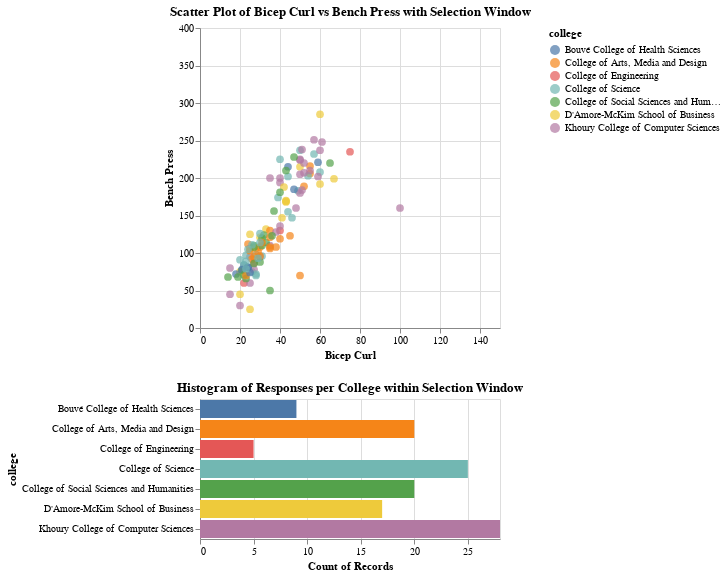

The cell this chart's notebook holds for it:
### Code cell
brush = alt.selection_interval()

scatter_plot = alt.Chart(df).mark_circle(size=60).encode(
    x=alt.X('bicep_curl:Q', title='Bicep Curl',scale=alt.Scale(domain=[0, 150])),
    y=alt.Y('bench_press:Q', title='Bench Press',scale=alt.Scale(domain=[0, 400])),
    color='college:N',
    tooltip=['age', 'major', 'college', 'gender', 'height', 'weight',
       'time_working_out', 'bicep_curl', 'bench_press']
).add_params(
    brush
).properties(
    title='Scatter Plot of Bicep Curl vs Bench Press with Selection Window'
)

# Filter data using the selection window
filtered_data = alt.Chart(df).mark_bar().encode(
    y='college:N',
    x='count():Q',
    color='college:N'
).transform_filter(
    brush
).properties(
    title='Histogram of Responses per College within Selection Window'
)



vis1_int = scatter_plot & filtered_data
vis1_int

### Figure 1 — Vega-Lite specification as saved in the notebook (floating-point values rounded to 4 significant figures)
{"config": {"view": {"continuousWidth": 300, "continuousHeight": 300}}, "vconcat": [{"mark": {"type": "circle", "size": 60}, "encoding": {"color": {"field": "college", "type": "nominal"}, "tooltip": [{"field": "age", "type": "quantitative"}, {"field": "major", "type": "nominal"}, {"field": "college", "type": "nominal"}, {"field": "gender", "type": "nominal"}, {"field": "height", "type": "quantitative"}, {"field": "weight", "type": "quantitative"}, {"field": "time_working_out", "type": "quantitative"}, {"field": "bicep_curl", "type": "quantitative"}, {"field": "bench_press", "type": "quantitative"}], "x": {"field": "bicep_curl", "scale": {"domain": [0, 150]}, "title": "Bicep Curl", "type": "quantitative"}, "y": {"field": "bench_press", "scale": {"domain": [0, 400]}, "title": "Bench Press", "type": "quantitative"}}, "name": "view_9", "title": "Scatter Plot of Bicep Curl vs Bench Press with Selection Window"}, {"mark": {"type": "bar"}, "encoding": {"color": {"field": "college", "type": "nominal"}, "x": {"aggregate": "count", "type": "quantitative"}, "y": {"field": "college", "type": "nominal"}}, "title": "Histogram of Responses per College within Selection Window", "transform": [{"filter": {"param": "param_7"}}]}], "data": {"name": "data-5503495432072005aeacbbcd8d4d1574"}, "params": [{"name": "param_7", "select": {"type": "interval"}, "views": ["view_9"]}], "$schema": "https://vega.github.io/schema/vega-lite/v5.16.3.json", "datasets": {"data-5503495432072005aeacbbcd8d4d1574": [{"age": 24, "major": "Software Engineering Systems", "college": "Khoury College of Computer Sciences", "gender": "Male", "height": 5.58, "weight": 156, "time_working_out": 24, "bicep_curl": 30, "bench_press": 95}, {"age": 19, "major": "Computer Science and Game Development", "college": "Khoury College of Computer Sciences", "gender": "Male ", "height": 5.58, "weight": 165, "time_working_out": 18, "bicep_curl": 100, "bench_press": 160}, {"age": 20, "major": "Data Science and Math ", "college": "Khoury College of Computer Sciences", "gender": "Male ", "height": 5.08, "weight": 160, "time_working_out": 24, "bicep_curl": 40, "bench_press": 200}, {"age": 21, "major": "Data Science and Math ", "college": "Khoury College of Computer Sciences", "gender": "Male", "height": 6.17, "weight": 200, "time_working_out": 30, "bicep_curl": 35, "bench_press": 200}, {"age": 21, "major": "Marketing and Communications", "college": "D'Amore-McKim School of Business", "gender": "Male", "height": 5.75, "weight": 160, "time_working_out": 24, "bicep_curl": 50, "bench_press": 215}, {"age": 19, "major": "Computer Science and Business", "college": "D'Amore-McKim School of Business", "gender": "Male", "height": 5.08, "weight": 180, "time_working_out": 30, "bicep_curl": 60, "bench_press": 285}, {"age": 21, "major": "Mechanical Engineering", "college": "College of Engineering", "gender": "Male ", "height": 5.08, "weight": 175, "time_working_out": 27, "bicep_curl": 75, "bench_press": 235}, {"age": 23, "major": "Software Engineering ", "college": "Khoury College of Computer Sciences", "gender": "Male", "height": 6.08, "weight": 176, "time_working_out": 1, "bicep_curl": 20, "bench_press": 30}, {"age": 25, "major": "Chemical Engineering ", "college": "College of Engineering", "gender": "Male", "height": 6.33, "weight": 200, "time_working_out": 2, "bicep_curl": 40, "bench_press": 130}, {"age": 20, "major": "Political Science", "college": "College of Social Sciences and Humanities", "gender": "Male", "height": 6.17, "weight": 145, "time_working_out": 0, "bicep_curl": 35, "bench_press": 50}, {"age": 18, "major": "Business Administration", "college": "D'Amore-McKim School of Business", "gender": "Female", "height": 5.17, "weight": 170, "time_working_out": 3, "bicep_curl": 25, "bench_press": 25}, {"age": 27, "major": "Architecture", "college": "College of Arts, Media and Design", "gender": "Male", "height": 5.08, "weight": 165, "time_working_out": 6, "bicep_curl": 50, "bench_press": 70}, {"age": 22, "major": "Mechanical Engineering and Design", "college": "College of Engineering", "gender": "Female", "height": 5.42, "weight": 133, "time_working_out": 48, "bicep_curl": 22, "bench_press": 60}, {"age": 21, "major": "Biochemistry and Data Science ", "college": "College of Science", "gender": "Male", "height": 5.75, "weight": 185, "time_working_out": 48, "bicep_curl": 40, "bench_press": 225}, {"age": 19, "major": "Computer Science ", "college": "Khoury College of Computer Sciences", "gender": "Male", "height": 6.17, "weight": 182, "time_working_out": 9, "bicep_curl": 25, "bench_press": 60}, {"age": 19, "major": "Computer Science ", "college": "Khoury College of Computer Sciences", "gender": "Male", "height": 5.08, "weight": 135, "time_working_out": 1, "bicep_curl": 25, "bench_press": 95}, {"age": 19, "major": "Computer Science and Economics", "college": "Khoury College of Computer Sciences", "gender": "Male", "height": 5.75, "weight": 160, "time_working_out": 24, "bicep_curl": 50, "bench_press": 205}, {"age": 18, "major": "Computer Science", "college": "Khoury College of Computer Sciences", "gender": "Male", "height": 5.67, "weight": 152, "time_working_out": 12, "bicep_curl": 50, "bench_press": 225}, {"age": 18, "major": "Business Administration", "college": "D'Amore-McKim School of Business", "gender": "Male", "height": 5.5, "weight": 123, "time_working_out": 4, "bicep_curl": 25, "bench_press": 125}, {"age": 21, "major": "Finance & Data Science ", "college": "D'Amore-McKim School of Business", "gender": "Female ", "height": 5.58, "weight": 112, "time_working_out": 48, "bicep_curl": 20, "bench_press": 75}, {"age": 21, "major": "Computer Science and Biology", "college": "Khoury College of Computer Sciences", "gender": "Female", "height": 5.25, "weight": 100, "time_working_out": 4, "bicep_curl": 15, "bench_press": 45}, {"age": 21, "major": "Business Administration", "college": "D'Amore-McKim School of Business", "gender": "Female", "height": 5.5, "weight": 103, "time_working_out": 4, "bicep_curl": 20, "bench_press": 45}, {"age": 20, "major": "Computer Science", "college": "Khoury College of Computer Sciences", "gender": "Female", "height": 5.0, "weight": 105, "time_working_out": 3, "bicep_curl": 15, "bench_press": 80}, {"age": 19, "major": "Computer Science and Math", "college": "Khoury College of Computer Sciences", "gender": "Male", "height": 5.33, "weight": 125, "time_working_out": 4, "bicep_curl": 35, "bench_press": 110}, {"age": 21, "major": "Business Administration", "college": "D'Amore-McKim School of Business", "gender": "Female", "height": 5.3, "weight": 155, "time_working_out": 6, "bicep_curl": 30, "bench_press": 121}, {"age": 18, "major": "Business Administration", "college": "D'Amore-McKim School of Business", "gender": "Female", "height": 5.6, "weight": 168, "time_working_out": 2, "bicep_curl": 33, "bench_press": 132}, {"age": 17, "major": "Biology", "college": "College of Science", "gender": "Female", "height": 5.2, "weight": 124, "time_working_out": 3, "bicep_curl": 23, "bench_press": 97}, {"age": 24, "major": "Journalism", "college": "College of Arts, Media and Design", "gender": "Female", "height": 5.4, "weight": 145, "time_working_out": 1, "bicep_curl": 24, "bench_press": 112}, {"age": 21, "major": "Nursing", "college": "Bouvé College of Health Sciences", "gender": "Female", "height": 5.2, "weight": 101, "time_working_out": 6, "bicep_curl": 22, "bench_press": 84}, {"age": 19, "major": "Pharmaceutical Studies", "college": "Bouvé College of Health Sciences", "gender": "Female", "height": 5.1, "weight": 87, "time_working_out": 6, "bicep_curl": 18, "bench_press": 72}, {"age": 18, "major": "Physics", "college": "College of Science", "gender": "Female", "height": 5.3, "weight": 97, "time_working_out": 3, "bicep_curl": 26, "bench_press": 75}, {"age": 20, "major": "Civil Engineering", "college": "College of Engineering", "gender": "Female", "height": 5.5, "weight": 132, "time_working_out": 12, "bicep_curl": 25, "bench_press": 106}, {"age": 21, "major": "Computer Engineering", "college": "College of Engineering", "gender": "Female", "height": 5.2, "weight": 116, "time_working_out": 15, "bicep_curl": 27, "bench_press": 87}, {"age": 21, "major": "Cybersecurity", "college": "Khoury College of Computer Sciences", "gender": "Female", "height": 5.3, "weight": 94, "time_working_out": 3, "bicep_curl": 27, "bench_press": 78}, {"age": 25, "major": "English", "college": "College of Social Sciences and Humanities", "gender": "Female", "height": 5.1, "weight": 99, "time_working_out": 18, "bicep_curl": 21, "bench_press": 77}, {"age": 21, "major": "Human Services", "college": "College of Social Sciences and Humanities", "gender": "Female", "height": 5.8, "weight": 152, "time_working_out": 18, "bicep_curl": 33, "bench_press": 114}, {"age": 20, "major": "Philosophy", "college": "College of Social Sciences and Humanities", "gender": "Female", "height": 5.4, "weight": 138, "time_working_out": 12, "bicep_curl": 27, "bench_press": 110}, {"age": 21, "major": "Game Design", "college": "College of Arts, Media and Design", "gender": "Female", "height": 5.4, "weight": 177, "time_working_out": 6, "bicep_curl": 45, "bench_press": 123}, {"age": 23, "major": "Business Administration", "college": "D'Amore-McKim School of Business", "gender": "Female", "height": 5.6, "weight": 136, "time_working_out": 12, "bicep_curl": 25, "bench_press": 105}, {"age": 21, "major": "Business Administration", "college": "D'Amore-McKim School of Business", "gender": "Female", "height": 5.2, "weight": 133, "time_working_out": 3, "bicep_curl": 28, "bench_press": 107}, {"age": 20, "major": "Cell and Molecular Biology", "college": "College of Science", "gender": "Female", "height": 5.4, "weight": 104, "time_working_out": 10, "bicep_curl": 22, "bench_press": 84}, {"age": 21, "major": "Biochemistry", "college": "College of Science", "gender": "Female", "height": 5.9, "weight": 84, "time_working_out": 12, "bicep_curl": 28, "bench_press": 70}, {"age": 19, "major": "Biochemistry", "college": "College of Science", "gender": "Female", "height": 5.3, "weight": 89, "time_working_out": 8, "bicep_curl": 28, "bench_press": 72}, {"age": 20, "major": "Biochemistry", "college": "College of Science", "gender": "Female", "height": 5.3, "weight": 116, "time_working_out": 6, "bicep_curl": 28, "bench_press": 98}, {"age": 20, "major": "Biochemistry", "college": "College of Science", "gender": "Female", "height": 5.0, "weight": 115, "time_working_out": 12, "bicep_curl": 31, "bench_press": 96}, {"age": 22, "major": "Theatre", "college": "College of Arts, Media and Design", "gender": "Female", "height": 5.7, "weight": 130, "time_working_out": 6, "bicep_curl": 29, "bench_press": 102}, {"age": 22, "major": "Theatre", "college": "College of Arts, Media and Design", "gender": "Female", "height": 5.0, "weight": 135, "time_working_out": 12, "bicep_curl": 30, "bench_press": 108}, {"age": 17, "major": "Theatre", "college": "College of Arts, Media and Design", "gender": "Female", "height": 5.6, "weight": 115, "time_working_out": 8, "bicep_curl": 26, "bench_press": 92}, {"age": 20, "major": "Theatre", "college": "College of Arts, Media and Design", "gender": "Female", "height": 5.4, "weight": 122, "time_working_out": 3, "bicep_curl": 27, "bench_press": 95}, {"age": 21, "major": "Theatre", "college": "College of Arts, Media and Design", "gender": "Female", "height": 5.5, "weight": 131, "time_working_out": 12, "bicep_curl": 25, "bench_press": 103}, {"age": 22, "major": "Theatre", "college": "College of Arts, Media and Design", "gender": "Female", "height": 5.4, "weight": 149, "time_working_out": 24, "bicep_curl": 35, "bench_press": 108}, {"age": 23, "major": "Theatre", "college": "College of Arts, Media and Design", "gender": "Female", "height": 5.3, "weight": 162, "time_working_out": 12, "bicep_curl": 40, "bench_press": 119}, {"age": 26, "major": "Public Health", "college": "Bouvé College of Health Sciences", "gender": "Female", "height": 5.3, "weight": 104, "time_working_out": 6, "bicep_curl": 24, "bench_press": 81}, {"age": 21, "major": "Public Health", "college": "Bouvé College of Health Sciences", "gender": "Female", "height": 5.3, "weight": 101, "time_working_out": 6, "bicep_curl": 24, "bench_press": 81}, {"age": 21, "major": "Public Health", "college": "Bouvé College of Health Sciences", "gender": "Female", "height": 5.3, "weight": 97, "time_working_out": 6, "bicep_curl": 21, "bench_press": 78}, {"age": 18, "major": "Political Science", "college": "College of Social Sciences and Humanities", "gender": "Female", "height": 5.3, "weight": 80, "time_working_out": 3, "bicep_curl": 14, "bench_press": 68}, {"age": 19, "major": "Political Science", "college": "College of Social Sciences and Humanities", "gender": "Female", "height": 5.3, "weight": 88, "time_working_out": 1, "bicep_curl": 23, "bench_press": 66}, {"age": 21, "major": "Political Science", "college": "College of Social Sciences and Humanities", "gender": "Female", "height": 5.6, "weight": 136, "time_working_out": 1, "bicep_curl": 27, "bench_press": 108}, {"age": 20, "major": "Political Science", "college": "College of Social Sciences and Humanities", "gender": "Female", "height": 5.6, "weight": 154, "time_working_out": 24, "bicep_curl": 31, "bench_press": 120}, {"age": 19, "major": "Political Science", "college": "College of Social Sciences and Humanities", "gender": "Female", "height": 5.3, "weight": 123, "time_working_out": 12, "bicep_curl": 30, "bench_press": 88}, {"age": 19, "major": "Political Science", "college": "College of Social Sciences and Humanities", "gender": "Female", "height": 5.3, "weight": 109, "time_working_out": 18, "bicep_curl": 27, "bench_press": 86}, {"age": 20, "major": "Political Science", "college": "College of Social Sciences and Humanities", "gender": "Female", "height": 5.1, "weight": 87, "time_working_out": 24, "bicep_curl": 22, "bench_press": 71}, {"age": 21, "major": "French", "college": "College of Social Sciences and Humanities", "gender": "Female", "height": 5.3, "weight": 156, "time_working_out": 12, "bicep_curl": 32, "bench_press": 124}, {"age": 18, "major": "Spanish", "college": "College of Social Sciences and Humanities", "gender": "Female", "height": 5.2, "weight": 88, "time_working_out": 6, "bicep_curl": 19, "bench_press": 68}, {"age": 23, "major": "Spanish", "college": "College of Social Sciences and Humanities", "gender": "Female", "height": 5.6, "weight": 139, "time_working_out": 18, "bicep_curl": 31, "bench_press": 110}, {"age": 20, "major": "Music", "college": "College of Arts, Media and Design", "gender": "Female", "height": 5.1, "weight": 130, "time_working_out": 3, "bicep_curl": 35, "bench_press": 106}, {"age": 19, "major": "Music Technology", "college": "College of Arts, Media and Design", "gender": "Female", "height": 5.1, "weight": 124, "time_working_out": 12, "bicep_curl": 30, "bench_press": 96}, {"age": 21, "major": "Music Technology", "college": "College of Arts, Media and Design", "gender": "Female", "height": 5.1, "weight": 88, "time_working_out": 6, "bicep_curl": 23, "bench_press": 70}, {"age": 22, "major": "Music Technology", "college": "College of Arts, Media and Design", "gender": "Female", "height": 5.5, "weight": 151, "time_working_out": 12, "bicep_curl": 38, "bench_press": 108}, {"age": 21, "major": "Music Technology", "college": "College of Arts, Media and Design", "gender": "Female", "height": 5.5, "weight": 142, "time_working_out": 18, "bicep_curl": 31, "bench_press": 114}, {"age": 20, "major": "Pharmaceutical Sciences", "college": "Bouvé College of Health Sciences", "gender": "Female", "height": 5.1, "weight": 99, "time_working_out": 18, "bicep_curl": 25, "bench_press": 74}, {"age": 23, "major": "Applied Physics", "college": "College of Science", "gender": "Female", "height": 5.7, "weight": 138, "time_working_out": 3, "bicep_curl": 30, "bench_press": 114}, {"age": 21, "major": "Applied Physics", "college": "College of Science", "gender": "Female", "height": 5.5, "weight": 131, "time_working_out": 3, "bicep_curl": 26, "bench_press": 111}, {"age": 22, "major": "Applied Physics", "college": "College of Science", "gender": "Female", "height": 5.5, "weight": 118, "time_working_out": 6, "bicep_curl": 29, "bench_press": 93}, {"age": 23, "major": "Behavioral Neuroscience", "college": "College of Science", "gender": "Female", "height": 5.2, "weight": 135, "time_working_out": 12, "bicep_curl": 24, "bench_press": 105}, {"age": 18, "major": "Behavioral Neuroscience", "college": "College of Science", "gender": "Female", "height": 5.2, "weight": 113, "time_working_out": 12, "bicep_curl": 23, "bench_press": 89}, {"age": 20, "major": "Behavioral Neuroscience", "college": "College of Science", "gender": "Female", "height": 5.2, "weight": 103, "time_working_out": 12, "bicep_curl": 23, "bench_press": 79}, {"age": 21, "major": "Behavioral Neuroscience", "college": "College of Science", "gender": "Female", "height": 5.7, "weight": 175, "time_working_out": 12, "bicep_curl": 30, "bench_press": 126}, {"age": 23, "major": "Behavioral Neuroscience", "college": "College of Science", "gender": "Female", "height": 5.6, "weight": 118, "time_working_out": 12, "bicep_curl": 20, "bench_press": 91}, {"age": 20, "major": "Behavioral Neuroscience", "college": "College of Science", "gender": "Male", "height": 6.1, "weight": 128, "time_working_out": 36, "bicep_curl": 46, "bench_press": 147}, {"age": 19, "major": "Behavioral Neuroscience", "college": "College of Science", "gender": "Male", "height": 5.8, "weight": 133, "time_working_out": 24, "bicep_curl": 44, "bench_press": 155}, {"age": 17, "major": "Architecture", "college": "College of Arts, Media and Design", "gender": "Male", "height": 6.0, "weight": 170, "time_working_out": 6, "bicep_curl": 55, "bench_press": 206}, {"age": 23, "major": "Architecture", "college": "College of Arts, Media and Design", "gender": "Male", "height": 5.6, "weight": 106, "time_working_out": 36, "bicep_curl": 35, "bench_press": 121}, {"age": 22, "major": "Architecture", "college": "College of Arts, Media and Design", "gender": "Male", "height": 5.8, "weight": 112, "time_working_out": 18, "bicep_curl": 35, "bench_press": 130}, {"age": 29, "major": "Architecture", "college": "College of Arts, Media and Design", "gender": "Male", "height": 5.9, "weight": 152, "time_working_out": 18, "bicep_curl": 52, "bench_press": 189}, {"age": 18, "major": "Architecture", "college": "College of Arts, Media and Design", "gender": "Male", "height": 5.5, "weight": 177, "time_working_out": 12, "bicep_curl": 55, "bench_press": 216}, {"age": 18, "major": "Mathematics", "college": "College of Science", "gender": "Male", "height": 5.8, "weight": 165, "time_working_out": 24, "bicep_curl": 54, "bench_press": 203}, {"age": 20, "major": "Mathematics", "college": "College of Science", "gender": "Male", "height": 6.0, "weight": 194, "time_working_out": 36, "bicep_curl": 50, "bench_press": 237}, {"age": 24, "major": "Mathematics", "college": "College of Science", "gender": "Male", "height": 6.0, "weight": 147, "time_working_out": 12, "bicep_curl": 39, "bench_press": 174}, {"age": 19, "major": "Mathematics", "college": "College of Science", "gender": "Male", "height": 5.8, "weight": 170, "time_working_out": 48, "bicep_curl": 44, "bench_press": 202}, {"age": 20, "major": "Mathematics", "college": "College of Science", "gender": "Male", "height": 6.0, "weight": 188, "time_working_out": 12, "bicep_curl": 57, "bench_press": 232}, {"age": 25, "major": "Mathematics", "college": "College of Science", "gender": "Male", "height": 5.8, "weight": 151, "time_working_out": 12, "bicep_curl": 49, "bench_press": 183}, {"age": 23, "major": "Mathematics", "college": "College of Science", "gender": "Male", "height": 5.9, "weight": 168, "time_working_out": 18, "bicep_curl": 60, "bench_press": 208}, {"age": 23, "major": "Computer Science", "college": "Khoury College of Computer Sciences", "gender": "Male", "height": 5.9, "weight": 151, "time_working_out": 12, "bicep_curl": 50, "bench_press": 180}, {"age": 21, "major": "Computer Science", "college": "Khoury College of Computer Sciences", "gender": "Male", "height": 5.9, "weight": 200, "time_working_out": 6, "bicep_curl": 57, "bench_press": 251}, {"age": 19, "major": "Computer Science", "college": "Khoury College of Computer Sciences", "gender": "Male", "height": 6.1, "weight": 161, "time_working_out": 18, "bicep_curl": 40, "bench_press": 194}, {"age": 19, "major": "Computer Science", "college": "Khoury College of Computer Sciences", "gender": "Male", "height": 6.0, "weight": 167, "time_working_out": 12, "bicep_curl": 59, "bench_press": 202}, {"age": 20, "major": "Computer Science", "college": "Khoury College of Computer Sciences", "gender": "Male", "height": 5.9, "weight": 114, "time_working_out": 6, "bicep_curl": 38, "bench_press": 128}, {"age": 21, "major": "Computer Science", "college": "Khoury College of Computer Sciences", "gender": "Male", "height": 5.9, "weight": 137, "time_working_out": 6, "bicep_curl": 48, "bench_press": 160}, {"age": 19, "major": "Computer Science", "college": "Khoury College of Computer Sciences", "gender": "Male", "height": 5.6, "weight": 165, "time_working_out": 18, "bicep_curl": 52, "bench_press": 207}, {"age": 21, "major": "Computer Science", "college": "Khoury College of Computer Sciences", "gender": "Male", "height": 5.8, "weight": 118, "time_working_out": 18, "bicep_curl": 40, "bench_press": 136}, {"age": 22, "major": "Computer Science", "college": "Khoury College of Computer Sciences", "gender": "Male", "height": 6.3, "weight": 182, "time_working_out": 12, "bicep_curl": 52, "bench_press": 220}, {"age": 20, "major": "Computer Science", "college": "Khoury College of Computer Sciences", "gender": "Male", "height": 6.4, "weight": 175, "time_working_out": 24, "bicep_curl": 50, "bench_press": 224}, {"age": 25, "major": "Computer Science", "college": "Khoury College of Computer Sciences", "gender": "Male", "height": 5.9, "weight": 174, "time_working_out": 12, "bicep_curl": 55, "bench_press": 210}, {"age": 25, "major": "Data Science", "college": "Khoury College of Computer Sciences", "gender": "Male", "height": 5.7, "weight": 147, "time_working_out": 24, "bicep_curl": 51, "bench_press": 184}, {"age": 24, "major": "Data Science", "college": "Khoury College of Computer Sciences", "gender": "Male", "height": 5.8, "weight": 194, "time_working_out": 12, "bicep_curl": 51, "bench_press": 238}, {"age": 20, "major": "Data Science", "college": "Khoury College of Computer Sciences", "gender": "Male", "height": 6.3, "weight": 192, "time_working_out": 18, "bicep_curl": 61, "bench_press": 248}, {"age": 21, "major": "Data Science", "college": "Khoury College of Computer Sciences", "gender": "Male", "height": 5.8, "weight": 192, "time_working_out": 12, "bicep_curl": 60, "bench_press": 237}, {"age": 19, "major": "Business Administration", "college": "D'Amore-McKim School of Business", "gender": "Male", "height": 5.8, "weight": 141, "time_working_out": 18, "bicep_curl": 43, "bench_press": 169}, {"age": 19, "major": "Business Administration", "college": "D'Amore-McKim School of Business", "gender": "Male", "height": 5.4, "weight": 127, "time_working_out": 12, "bicep_curl": 41, "bench_press": 147}, {"age": 18, "major": "Business Administration", "college": "D'Amore-McKim School of Business", "gender": "Male", "height": 5.7, "weight": 157, "time_working_out": 12, "bicep_curl": 42, "bench_press": 188}, {"age": 20, "major": "Business Administration", "college": "D'Amore-McKim School of Business", "gender": "Male", "height": 5.5, "weight": 140, "time_working_out": 18, "bicep_curl": 43, "bench_press": 170}, {"age": 21, "major": "Business Administration", "college": "D'Amore-McKim School of Business", "gender": "Male", "height": 5.8, "weight": 168, "time_working_out": 24, "bicep_curl": 67, "bench_press": 199}, {"age": 24, "major": "Business Administration", "college": "D'Amore-McKim School of Business", "gender": "Male", "height": 6.0, "weight": 162, "time_working_out": 24, "bicep_curl": 60, "bench_press": 192}, {"age": 22, "major": "Business Administration", "college": "D'Amore-McKim School of Business", "gender": "Male", "height": 5.8, "weight": 142, "time_working_out": 36, "bicep_curl": 43, "bench_press": 168}, {"age": 19, "major": "Philosophy", "college": "College of Social Sciences and Humanities", "gender": "Male", "height": 6.0, "weight": 112, "time_working_out": 48, "bicep_curl": 36, "bench_press": 123}, {"age": 21, "major": "Philosophy", "college": "College of Social Sciences and Humanities", "gender": "Male", "height": 6.0, "weight": 181, "time_working_out": 12, "bicep_curl": 65, "bench_press": 220}, {"age": 20, "major": "Philosophy", "college": "College of Social Sciences and Humanities", "gender": "Male", "height": 5.7, "weight": 133, "time_working_out": 24, "bicep_curl": 37, "bench_press": 156}, {"age": 23, "major": "Pharmacy", "college": "Bouvé College of Health Sciences", "gender": "Male", "height": 6.1, "weight": 170, "time_working_out": 36, "bicep_curl": 44, "bench_press": 215}, {"age": 20, "major": "Pharmacy", "college": "Bouvé College of Health Sciences", "gender": "Male", "height": 5.7, "weight": 179, "time_working_out": 24, "bicep_curl": 59, "bench_press": 221}, {"age": 22, "major": "Politics, Philosophy, Economics", "college": "College of Social Sciences and Humanities", "gender": "Male", "height": 5.8, "weight": 181, "time_working_out": 12, "bicep_curl": 47, "bench_press": 228}, {"age": 24, "major": "Pharmacy", "college": "Bouvé College of Health Sciences", "gender": "Male", "height": 6.0, "weight": 146, "time_working_out": 36, "bicep_curl": 47, "bench_press": 185}, {"age": 21, "major": "Politics, Philosophy, Economics", "college": "College of Social Sciences and Humanities", "gender": "Male", "height": 6.0, "weight": 173, "time_working_out": 24, "bicep_curl": 43, "bench_press": 210}, {"age": 17, "major": "Politics, Philosophy, Economics", "college": "College of Social Sciences and Humanities", "gender": "Male", "height": 5.8, "weight": 150, "time_working_out": 24, "bicep_curl": 40, "bench_press": 181}]}}
